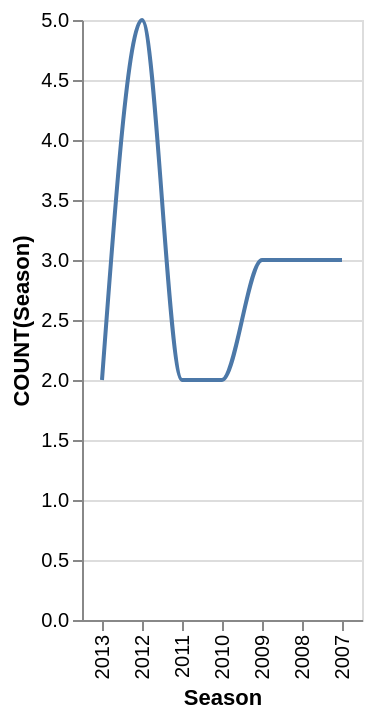

Vega-Lite specification for this chart:
### Vega-Lite specification from a JSON file in a GitHub repository (floating-point values rounded to 4 significant figures)
{"data": {"values": [{"x_data": "2007", "y_data": 3}, {"x_data": "2008", "y_data": 3}, {"x_data": "2009", "y_data": 3}, {"x_data": "2010", "y_data": 2}, {"x_data": "2011", "y_data": 2}, {"x_data": "2012", "y_data": 5}, {"x_data": "2013", "y_data": 2}]}, "mark": {"type": "line", "interpolate": "monotone"}, "encoding": {"x": {"field": "x_data", "type": "nominal", "title": "Season", "sort": "descending"}, "y": {"field": "y_data", "type": "quantitative", "title": "COUNT(Season)"}}}
